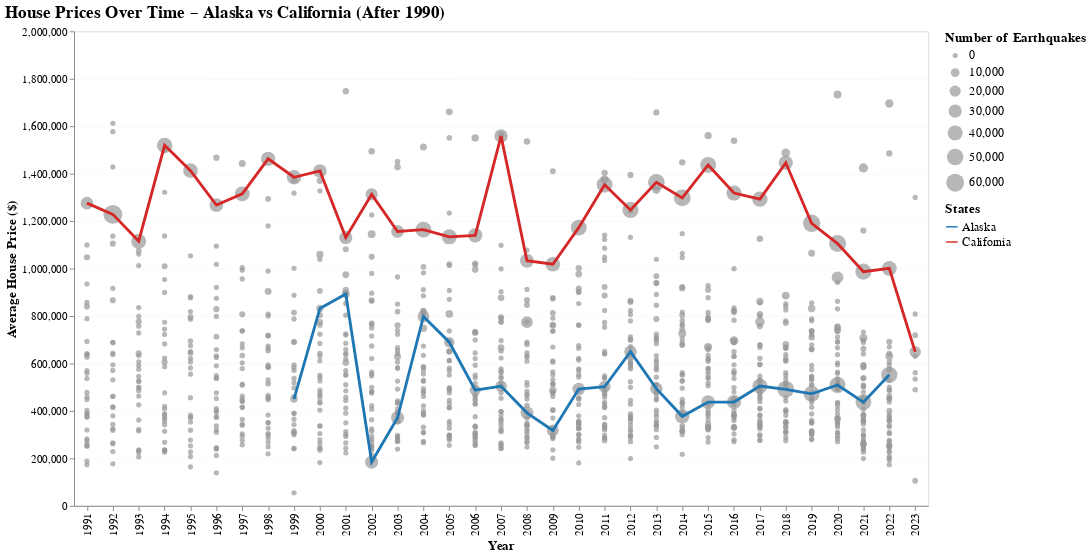

Source (notebook cell):
### Markdown cell above
# Evolution des prix selon High / Low n_earthquake

### Code cell
import altair as alt
import pandas as pd

# --- Filter data after 1990 ---
df_state_aggreg_filtered = df_state_aggreg[df_state_aggreg['year'] > 1990].copy()

# Y-axis domain
buffer = 1_000_000
ymin = df_state_aggreg_filtered['avg_price'].min()
ymax = df_state_aggreg_filtered['avg_price'].max() - buffer

# --- Clip scatter points within domain ---
df_state_aggreg_filtered = df_state_aggreg_filtered[
    (df_state_aggreg_filtered['avg_price'] >= ymin) &
    (df_state_aggreg_filtered['avg_price'] <= ymax)
].copy()

# --- Separate Alaska & California ---
df_alaska = df_state_aggreg_filtered[df_state_aggreg_filtered['state'] == 'Alaska']
df_california = df_state_aggreg_filtered[df_state_aggreg_filtered['state'] == 'California']

# --- Scatter with variable size ---
scatter = (
    alt.Chart(df_state_aggreg_filtered)
    .mark_circle(opacity=0.7)
    .encode(
        x=alt.X('year:O', title='Year'),
        y=alt.Y('avg_price:Q', title='Average House Price ($)',
                scale=alt.Scale(domain=[ymin, ymax])),
        size=alt.Size('n_earthquakes:Q', title='Number of Earthquakes',
                      scale=alt.Scale(range=[30, 400])),
        color=alt.value("#999999"),  # scatter = neutral grey
        tooltip=['state:N', 'year:O', 'n_earthquakes:Q', 'avg_price:Q']
    )
)

# --- Lines with legend ---
line_data = pd.concat([df_alaska, df_california])
line_data['line_label'] = line_data['state']  # used for the legend

line = (
    alt.Chart(line_data)
    .mark_line(size=3)
    .encode(
        x='year:O',
        y='avg_price:Q',
        color=alt.Color(
            'line_label:N',
            title='States',
            scale=alt.Scale(
                domain=['Alaska', 'California'],
                range=['#1f77b4', '#d62728']  # blue, red
            )
        ),
        tooltip=['state:N', 'year:O', 'avg_price:Q']
    )
)

# --- Combine ---
chart = (
    (scatter + line)
    .properties(
        width=900,
        height=500,
        title='House Prices Over Time – Alaska vs California (After 1990)'
    )
    .configure_axis(
        labelFontSize=12,
        titleFontSize=14,
        gridOpacity=0.2
    )
    .configure_legend(
        titleFontSize=14,
        labelFontSize=13,
        symbolSize=150
    )
    .configure_title(
        fontSize=18,
        anchor='start'
    )
)

chart

### Figure 1 — Vega specification as saved in the notebook (floating-point values rounded to 4 significant figures; data arrays with more than 128 entries replaced by an {"elided": "..."} marker saying what was removed)
{"$schema": "https://vega.github.io/schema/vega/v5.json", "data": [{"name": "source_1", "values": [{"state": "Alaska", "year": 1999, "n_earthquakes": 5850.0, "avg_magnitude": 2.049, "max_magnitude": 7.0, "avg_depth": 48.19, "n_properties": 4.0, "avg_price": 449900.0, "median_price": 389700.0, "avg_bedrooms": 3.75, "avg_bathrooms": 3.0, "fips": 2, "line_label": "Alaska", "__index_level_0__": 43}, {"state": "Alaska", "year": 2000, "n_earthquakes": 5085.0, "avg_magnitude": 2.145, "max_magnitude": 6.5, "avg_depth": 51.67, "n_properties": 2.0, "avg_price": 832000.0, "median_price": 832000.0, "avg_bedrooms": 4.0, "avg_bathrooms": 2.5, "fips": 2, "line_label": "Alaska", "__index_level_0__": 44}, {"state": "Alaska", "year": 2001, "n_earthquakes": 7609.0, "avg_magnitude": 2.018, "max_magnitude": 6.9, "avg_depth": 46.77, "n_properties": 3.0, "avg_price": 893000.0, "median_price": 650000.0, "avg_bedrooms": 5.0, "avg_bathrooms": 5.0, "fips": 2, "line_label": "Alaska", "__index_level_0__": 45}, {"state": "Alaska", "year": 2002, "n_earthquakes": 29940.0, "avg_magnitude": 1.718, "max_magnitude": 7.9, "avg_depth": 20.2, "n_properties": 2.0, "avg_price": 184500.0, "median_price": 184500.0, "avg_bedrooms": 2.5, "avg_bathrooms": 2.0, "fips": 2, "line_label": "Alaska", "__index_level_0__": 46}, {"state": "Alaska", "year": 2003, "n_earthquakes": 30100.0, "avg_magnitude": 1.622, "max_magnitude": 6.9, "avg_depth": 26.66, "n_properties": 3.0, "avg_price": 371000.0, "median_price": 319000.0, "avg_bedrooms": 3.667, "avg_bathrooms": 2.0, "fips": 2, "line_label": "Alaska", "__index_level_0__": 47}, {"state": "Alaska", "year": 2004, "n_earthquakes": 22900.0, "avg_magnitude": 1.641, "max_magnitude": 6.8, "avg_depth": 37.62, "n_properties": 11.0, "avg_price": 797900.0, "median_price": 648000.0, "avg_bedrooms": 4.636, "avg_bathrooms": 3.727, "fips": 2, "line_label": "Alaska", "__index_level_0__": 48}, {"state": "Alaska", "year": 2005, "n_earthquakes": 16890.0, "avg_magnitude": 1.838, "max_magnitude": 6.8, "avg_depth": 38.67, "n_properties": 7.0, "avg_price": 689600.0, "median_price": 579000.0, "avg_bedrooms": 5.571, "avg_bathrooms": 3.714, "fips": 2, "line_label": "Alaska", "__index_level_0__": 49}, {"state": "Alaska", "year": 2006, "n_earthquakes": 19370.0, "avg_magnitude": 1.932, "max_magnitude": 6.6, "avg_depth": 36.14, "n_properties": 10.0, "avg_price": 487500.0, "median_price": 506000.0, "avg_bedrooms": 4.4, "avg_bathrooms": 2.8, "fips": 2, "line_label": "Alaska", "__index_level_0__": 50}, {"state": "Alaska", "year": 2007, "n_earthquakes": 21540.0, "avg_magnitude": 1.816, "max_magnitude": 7.2, "avg_depth": 32.99, "n_properties": 9.0, "avg_price": 504100.0, "median_price": 499000.0, "avg_bedrooms": 4.444, "avg_bathrooms": 3.444, "fips": 2, "line_label": "Alaska", "__index_level_0__": 51}, {"state": "Alaska", "year": 2008, "n_earthquakes": 28580.0, "avg_magnitude": 1.683, "max_magnitude": 6.6, "avg_depth": 29.35, "n_properties": 8.0, "avg_price": 391800.0, "median_price": 400000.0, "avg_bedrooms": 3.875, "avg_bathrooms": 2.625, "fips": 2, "line_label": "Alaska", "__index_level_0__": 52}, {"state": "Alaska", "year": 2009, "n_earthquakes": 24040.0, "avg_magnitude": 1.602, "max_magnitude": 6.5, "avg_depth": 34.36, "n_properties": 6.0, "avg_price": 317600.0, "median_price": 300000.0, "avg_bedrooms": 2.667, "avg_bathrooms": 2.167, "fips": 2, "line_label": "Alaska", "__index_level_0__": 53}, {"state": "Alaska", "year": 2010, "n_earthquakes": 27080.0, "avg_magnitude": 1.844, "max_magnitude": 6.7, "avg_depth": 32.31, "n_properties": 9.0, "avg_price": 492300.0, "median_price": 452000.0, "avg_bedrooms": 4.0, "avg_bathrooms": 2.778, "fips": 2, "line_label": "Alaska", "__index_level_0__": 54}, {"state": "Alaska", "year": 2011, "n_earthquakes": 23910.0, "avg_magnitude": 1.661, "max_magnitude": 6.9, "avg_depth": 37.42, "n_properties": 7.0, "avg_price": 501900.0, "median_price": 439000.0, "avg_bedrooms": 3.286, "avg_bathrooms": 2.714, "fips": 2, "line_label": "Alaska", "__index_level_0__": 55}, {"state": "Alaska", "year": 2012, "n_earthquakes": 26530.0, "avg_magnitude": 1.585, "max_magnitude": 6.4, "avg_depth": 37.04, "n_properties": 12.0, "avg_price": 649600.0, "median_price": 397400.0, "avg_bedrooms": 3.333, "avg_bathrooms": 2.833, "fips": 2, "line_label": "Alaska", "__index_level_0__": 56}, {"state": "Alaska", "year": 2013, "n_earthquakes": 26310.0, "avg_magnitude": 1.63, "max_magnitude": 7.5, "avg_depth": 41.39, "n_properties": 12.0, "avg_price": 493900.0, "median_price": 468900.0, "avg_bedrooms": 3.75, "avg_bathrooms": 2.917, "fips": 2, "line_label": "Alaska", "__index_level_0__": 57}, {"state": "Alaska", "year": 2014, "n_earthquakes": 36490.0, "avg_magnitude": 1.473, "max_magnitude": 6.3, "avg_depth": 37.93, "n_properties": 15.0, "avg_price": 377100.0, "median_price": 350000.0, "avg_bedrooms": 3.533, "avg_bathrooms": 2.333, "fips": 2, "line_label": "Alaska", "__index_level_0__": 58}, {"state": "Alaska", "year": 2015, "n_earthquakes": 32970.0, "avg_magnitude": 1.569, "max_magnitude": 6.8, "avg_depth": 40.96, "n_properties": 24.0, "avg_price": 437300.0, "median_price": 372200.0, "avg_bedrooms": 3.333, "avg_bathrooms": 2.667, "fips": 2, "line_label": "Alaska", "__index_level_0__": 59}, {"state": "Alaska", "year": 2016, "n_earthquakes": 35990.0, "avg_magnitude": 1.544, "max_magnitude": 7.1, "avg_depth": 42.01, "n_properties": 22.0, "avg_price": 437400.0, "median_price": 431000.0, "avg_bedrooms": 3.682, "avg_bathrooms": 2.591, "fips": 2, "line_label": "Alaska", "__index_level_0__": 60}, {"state": "Alaska", "year": 2017, "n_earthquakes": 41160.0, "avg_magnitude": 1.561, "max_magnitude": 6.8, "avg_depth": 35.37, "n_properties": 17.0, "avg_price": 504900.0, "median_price": 435000.0, "avg_bedrooms": 3.647, "avg_bathrooms": 2.529, "fips": 2, "line_label": "Alaska", "__index_level_0__": 61}, {"state": "Alaska", "year": 2018, "n_earthquakes": 51840.0, "avg_magnitude": 1.598, "max_magnitude": 7.9, "avg_depth": 29.83, "n_properties": 36.0, "avg_price": 491200.0, "median_price": 463500.0, "avg_bedrooms": 3.778, "avg_bathrooms": 2.889, "fips": 2, "line_label": "Alaska", "__index_level_0__": 62}, {"state": "Alaska", "year": 2019, "n_earthquakes": 46790.0, "avg_magnitude": 1.378, "max_magnitude": 6.3, "avg_depth": 28.91, "n_properties": 32.0, "avg_price": 471900.0, "median_price": 437000.0, "avg_bedrooms": 3.531, "avg_bathrooms": 2.594, "fips": 2, "line_label": "Alaska", "__index_level_0__": 63}, {"state": "Alaska", "year": 2020, "n_earthquakes": 46480.0, "avg_magnitude": 1.384, "max_magnitude": 7.8, "avg_depth": 30.28, "n_properties": 21.0, "avg_price": 509100.0, "median_price": 460000.0, "avg_bedrooms": 3.381, "avg_bathrooms": 2.81, "fips": 2, "line_label": "Alaska", "__index_level_0__": 64}, {"state": "Alaska", "year": 2021, "n_earthquakes": 45000.0, "avg_magnitude": 1.421, "max_magnitude": 6.9, "avg_depth": 34.25, "n_properties": 16.0, "avg_price": 436800.0, "median_price": 412500.0, "avg_bedrooms": 3.125, "avg_bathrooms": 2.375, "fips": 2, "line_label": "Alaska", "__index_level_0__": 65}, {"state": "Alaska", "year": 2022, "n_earthquakes": 48680.0, "avg_magnitude": 1.42, "max_magnitude": 6.8, "avg_depth": 37.48, "n_properties": 3.0, "avg_price": 552200.0, "median_price": 539000.0, "avg_bedrooms": 3.333, "avg_bathrooms": 2.0, "fips": 2, "line_label": "Alaska", "__index_level_0__": 66}, {"state": "California", "year": 1991, "n_earthquakes": 26800.0, "avg_magnitude": 1.361, "max_magnitude": 6.0, "avg_depth": 5.022, "n_properties": 381.0, "avg_price": 1276000.0, "median_price": 749000.0, "avg_bedrooms": 3.501, "avg_bathrooms": 2.593, "fips": 6, "line_label": "California", "__index_level_0__": 138}, {"state": "California", "year": 1992, "n_earthquakes": 67850.0, "avg_magnitude": 1.702, "max_magnitude": 7.3, "avg_depth": 4.396, "n_properties": 389.0, "avg_price": 1228000.0, "median_price": 779000.0, "avg_bedrooms": 3.419, "avg_bathrooms": 2.632, "fips": 6, "line_label": "California", "__index_level_0__": 139}, {"state": "California", "year": 1993, "n_earthquakes": 40090.0, "avg_magnitude": 1.395, "max_magnitude": 6.1, "avg_depth": 4.609, "n_properties": 395.0, "avg_price": 1115000.0, "median_price": 785600.0, "avg_bedrooms": 3.397, "avg_bathrooms": 2.522, "fips": 6, "line_label": "California", "__index_level_0__": 140}, {"state": "California", "year": 1994, "n_earthquakes": 42900.0, "avg_magnitude": 1.455, "max_magnitude": 7.1, "avg_depth": 5.86, "n_properties": 531.0, "avg_price": 1519000.0, "median_price": 799000.0, "avg_bedrooms": 3.395, "avg_bathrooms": 2.605, "fips": 6, "line_label": "California", "__index_level_0__": 141}, {"state": "California", "year": 1995, "n_earthquakes": 38120.0, "avg_magnitude": 1.374, "max_magnitude": 6.6, "avg_depth": 5.397, "n_properties": 436.0, "avg_price": 1413000.0, "median_price": 795000.0, "avg_bedrooms": 3.539, "avg_bathrooms": 2.672, "fips": 6, "line_label": "California", "__index_level_0__": 142}, {"state": "California", "year": 1996, "n_earthquakes": 32900.0, "avg_magnitude": 1.408, "max_magnitude": 5.5, "avg_depth": 5.22, "n_properties": 551.0, "avg_price": 1267000.0, "median_price": 750000.0, "avg_bedrooms": 3.445, "avg_bathrooms": 2.561, "fips": 6, "line_label": "California", "__index_level_0__": 143}, {"state": "California", "year": 1997, "n_earthquakes": 39630.0, "avg_magnitude": 1.378, "max_magnitude": 5.6, "avg_depth": 4.744, "n_properties": 647.0, "avg_price": 1315000.0, "median_price": 830000.0, "avg_bedrooms": 3.419, "avg_bathrooms": 2.703, "fips": 6, "line_label": "California", "__index_level_0__": 144}, {"state": "California", "year": 1998, "n_earthquakes": 36510.0, "avg_magnitude": 1.434, "max_magnitude": 5.4, "avg_depth": 4.482, "n_properties": 759.0, "avg_price": 1463000.0, "median_price": 799000.0, "avg_bedrooms": 3.599, "avg_bathrooms": 2.706, "fips": 6, "line_label": "California", "__index_level_0__": 145}, {"state": "California", "year": 1999, "n_earthquakes": 37190.0, "avg_magnitude": 1.538, "max_magnitude": 5.77, "avg_depth": 4.329, "n_properties": 919.0, "avg_price": 1385000.0, "median_price": 810000.0, "avg_bedrooms": 3.505, "avg_bathrooms": 2.826, "fips": 6, "line_label": "California", "__index_level_0__": 146}, {"state": "California", "year": 2000, "n_earthquakes": 31980.0, "avg_magnitude": 1.466, "max_magnitude": 5.7, "avg_depth": 5.622, "n_properties": 909.0, "avg_price": 1412000.0, "median_price": 775000.0, "avg_bedrooms": 3.483, "avg_bathrooms": 2.758, "fips": 6, "line_label": "California", "__index_level_0__": 147}, {"state": "California", "year": 2001, "n_earthquakes": 29830.0, "avg_magnitude": 1.49, "max_magnitude": 5.3, "avg_depth": 5.668, "n_properties": 899.0, "avg_price": 1131000.0, "median_price": 760000.0, "avg_bedrooms": 3.502, "avg_bathrooms": 2.732, "fips": 6, "line_label": "California", "__index_level_0__": 148}, {"state": "California", "year": 2002, "n_earthquakes": 24680.0, "avg_magnitude": 1.373, "max_magnitude": 5.2, "avg_depth": 5.839, "n_properties": 1059.0, "avg_price": 1313000.0, "median_price": 799000.0, "avg_bedrooms": 3.547, "avg_bathrooms": 2.823, "fips": 6, "line_label": "California", "__index_level_0__": 149}, {"state": "California", "year": 2003, "n_earthquakes": 27580.0, "avg_magnitude": 1.421, "max_magnitude": 6.5, "avg_depth": 6.089, "n_properties": 1292.0, "avg_price": 1156000.0, "median_price": 750000.0, "avg_bedrooms": 3.524, "avg_bathrooms": 2.714, "fips": 6, "line_label": "California", "__index_level_0__": 150}, {"state": "California", "year": 2004, "n_earthquakes": 45420.0, "avg_magnitude": 1.281, "max_magnitude": 5.97, "avg_depth": 5.354, "n_properties": 1500.0, "avg_price": 1164000.0, "median_price": 714000.0, "avg_bedrooms": 3.562, "avg_bathrooms": 2.798, "fips": 6, "line_label": "California", "__index_level_0__": 151}, {"state": "California", "year": 2005, "n_earthquakes": 40560.0, "avg_magnitude": 1.148, "max_magnitude": 7.2, "avg_depth": 5.229, "n_properties": 1453.0, "avg_price": 1134000.0, "median_price": 699000.0, "avg_bedrooms": 3.589, "avg_bathrooms": 2.811, "fips": 6, "line_label": "California", "__index_level_0__": 152}, {"state": "California", "year": 2006, "n_earthquakes": 36260.0, "avg_magnitude": 1.114, "max_magnitude": 5.0, "avg_depth": 4.863, "n_properties": 1122.0, "avg_price": 1140000.0, "median_price": 699000.0, "avg_bedrooms": 3.503, "avg_bathrooms": 2.77, "fips": 6, "line_label": "California", "__index_level_0__": 153}, {"state": "California", "year": 2007, "n_earthquakes": 31250.0, "avg_magnitude": 1.143, "max_magnitude": 5.4, "avg_depth": 5.94, "n_properties": 949.0, "avg_price": 1558000.0, "median_price": 739000.0, "avg_bedrooms": 3.466, "avg_bathrooms": 2.81, "fips": 6, "line_label": "California", "__index_level_0__": 154}, {"state": "California", "year": 2008, "n_earthquakes": 33850.0, "avg_magnitude": 1.09, "max_magnitude": 5.9, "avg_depth": 5.542, "n_properties": 1146.0, "avg_price": 1033000.0, "median_price": 670500.0, "avg_bedrooms": 3.515, "avg_bathrooms": 2.698, "fips": 6, "line_label": "California", "__index_level_0__": 155}, {"state": "California", "year": 2009, "n_earthquakes": 37610.0, "avg_magnitude": 1.053, "max_magnitude": 5.19, "avg_depth": 5.462, "n_properties": 1244.0, "avg_price": 1018000.0, "median_price": 631000.0, "avg_bedrooms": 3.537, "avg_bathrooms": 2.65, "fips": 6, "line_label": "California", "__index_level_0__": 156}, {"state": "California", "year": 2010, "n_earthquakes": 44960.0, "avg_magnitude": 1.045, "max_magnitude": 6.5, "avg_depth": 5.239, "n_properties": 1244.0, "avg_price": 1172000.0, "median_price": 660000.0, "avg_bedrooms": 3.499, "avg_bathrooms": 2.74, "fips": 6, "line_label": "California", "__index_level_0__": 157}, {"state": "California", "year": 2011, "n_earthquakes": 45890.0, "avg_magnitude": 0.8962, "max_magnitude": 4.73, "avg_depth": 5.418, "n_properties": 1331.0, "avg_price": 1354000.0, "median_price": 695000.0, "avg_bedrooms": 3.477, "avg_bathrooms": 2.794, "fips": 6, "line_label": "California", "__index_level_0__": 158}, {"state": "California", "year": 2012, "n_earthquakes": 47880.0, "avg_magnitude": 0.9076, "max_magnitude": 6.3, "avg_depth": 5.033, "n_properties": 1470.0, "avg_price": 1247000.0, "median_price": 729400.0, "avg_bedrooms": 3.412, "avg_bathrooms": 2.717, "fips": 6, "line_label": "California", "__index_level_0__": 159}, {"state": "California", "year": 2013, "n_earthquakes": 51140.0, "avg_magnitude": 0.8954, "max_magnitude": 5.69, "avg_depth": 5.302, "n_properties": 1830.0, "avg_price": 1364000.0, "median_price": 750000.0, "avg_bedrooms": 3.505, "avg_bathrooms": 2.792, "fips": 6, "line_label": "California", "__index_level_0__": 160}, {"state": "California", "year": 2014, "n_earthquakes": 52930.0, "avg_magnitude": 0.9232, "max_magnitude": 6.8, "avg_depth": 4.924, "n_properties": 1905.0, "avg_price": 1298000.0, "median_price": 759800.0, "avg_bedrooms": 3.538, "avg_bathrooms": 2.854, "fips": 6, "line_label": "California", "__index_level_0__": 161}, {"state": "California", "year": 2015, "n_earthquakes": 46150.0, "avg_magnitude": 0.966, "max_magnitude": 5.72, "avg_depth": 5.768, "n_properties": 2420.0, "avg_price": 1437000.0, "median_price": 761200.0, "avg_bedrooms": 3.501, "avg_bathrooms": 2.879, "fips": 6, "line_label": "California", "__index_level_0__": 162}, {"state": "California", "year": 2016, "n_earthquakes": 41280.0, "avg_magnitude": 0.9512, "max_magnitude": 6.6, "avg_depth": 5.811, "n_properties": 2659.0, "avg_price": 1318000.0, "median_price": 745000.0, "avg_bedrooms": 3.498, "avg_bathrooms": 2.829, "fips": 6, "line_label": "California", "__index_level_0__": 163}, {"state": "California", "year": 2017, "n_earthquakes": 42840.0, "avg_magnitude": 0.9516, "max_magnitude": 5.7, "avg_depth": 5.27, "n_properties": 3111.0, "avg_price": 1293000.0, "median_price": 729000.0, "avg_bedrooms": 3.565, "avg_bathrooms": 2.86, "fips": 6, "line_label": "California", "__index_level_0__": 164}, {"state": "California", "year": 2018, "n_earthquakes": 35700.0, "avg_magnitude": 0.9173, "max_magnitude": 5.8, "avg_depth": 5.671, "n_properties": 3138.0, "avg_price": 1446000.0, "median_price": 715000.0, "avg_bedrooms": 3.505, "avg_bathrooms": 2.837, "fips": 6, "line_label": "California", "__index_level_0__": 165}, {"state": "California", "year": 2019, "n_earthquakes": 55980.0, "avg_magnitude": 0.9967, "max_magnitude": 5.58, "avg_depth": 5.581, "n_properties": 3252.0, "avg_price": 1191000.0, "median_price": 699000.0, "avg_bedrooms": 3.549, "avg_bathrooms": 2.845, "fips": 6, "line_label": "California", "__index_level_0__": 166}, {"state": "California", "year": 2020, "n_earthquakes": 53430.0, "avg_magnitude": 0.9698, "max_magnitude": 5.77, "avg_depth": 6.129, "n_properties": 2783.0, "avg_price": 1106000.0, "median_price": 689000.0, "avg_bedrooms": 3.539, "avg_bathrooms": 2.8, "fips": 6, "line_label": "California", "__index_level_0__": 167}, {"state": "California", "year": 2021, "n_earthquakes": 47770.0, "avg_magnitude": 1.05, "max_magnitude": 6.2, "avg_depth": 5.84, "n_properties": 32600.0, "avg_price": 987100.0, "median_price": 699000.0, "avg_bedrooms": 3.289, "avg_bathrooms": 2.489, "fips": 6, "line_label": "California", "__index_level_0__": 168}, {"state": "California", "year": 2022, "n_earthquakes": 39540.0, "avg_magnitude": 0.9984, "max_magnitude": 6.4, "avg_depth": 5.998, "n_properties": 78640.0, "avg_price": 1001000.0, "median_price": 725000.0, "avg_bedrooms": 3.255, "avg_bathrooms": 2.482, "fips": 6, "line_label": "California", "__index_level_0__": 169}, {"state": "California", "year": 2023, "n_earthquakes": 21380.0, "avg_magnitude": 1.041, "max_magnitude": 5.58, "avg_depth": 5.642, "n_properties": 2.0, "avg_price": 648900.0, "median_price": 648900.0, "avg_bedrooms": 4.0, "avg_bathrooms": 3.0, "fips": 6, "line_label": "California", "__index_level_0__": 170}]}, {"name": "source_0", "values": {"elided": "1172 records"}}, {"name": "source_0_x_domain_year_0", "values": [{"year": 1991}, {"year": 1992}, {"year": 1993}, {"year": 1994}, {"year": 1995}, {"year": 1996}, {"year": 1997}, {"year": 1998}, {"year": 1999}, {"year": 2000}, {"year": 2001}, {"year": 2002}, {"year": 2003}, {"year": 2004}, {"year": 2005}, {"year": 2006}, {"year": 2007}, {"year": 2008}, {"year": 2009}, {"year": 2010}, {"year": 2011}, {"year": 2012}, {"year": 2013}, {"year": 2014}, {"year": 2015}, {"year": 2016}, {"year": 2017}, {"year": 2018}, {"year": 2019}, {"year": 2020}, {"year": 2021}, {"year": 2022}, {"year": 2023}]}, {"name": "source_1_x_domain_year_1", "values": [{"year": 1999}, {"year": 2000}, {"year": 2001}, {"year": 2002}, {"year": 2003}, {"year": 2004}, {"year": 2005}, {"year": 2006}, {"year": 2007}, {"year": 2008}, {"year": 2009}, {"year": 2010}, {"year": 2011}, {"year": 2012}, {"year": 2013}, {"year": 2014}, {"year": 2015}, {"year": 2016}, {"year": 2017}, {"year": 2018}, {"year": 2019}, {"year": 2020}, {"year": 2021}, {"year": 2022}, {"year": 1991}, {"year": 1992}, {"year": 1993}, {"year": 1994}, {"year": 1995}, {"year": 1996}, {"year": 1997}, {"year": 1998}, {"year": 2023}]}, {"name": "source_0_size_domain_n_earthquakes", "values": [{"min": 1.0, "max": 67850.0}]}], "marks": [{"type": "symbol", "name": "layer_0_marks", "from": {"data": "source_0"}, "encode": {"update": {"tooltip": {"signal": "{\"state\": isValid(datum[\"state\"]) ? datum[\"state\"] : \"\"+datum[\"state\"], \"year\": isValid(datum[\"year\"]) ? datum[\"year\"] : \"\"+datum[\"year\"], \"n_earthquakes\": format(datum[\"n_earthquakes\"], \"\"), \"avg_price\": format(datum[\"avg_price\"], \"\")}"}, "y": {"field": "avg_price", "scale": "y"}, "size": {"field": "n_earthquakes", "scale": "size"}, "shape": {"value": "circle"}, "opacity": {"value": 0.7}, "fill": {"value": "#999999"}, "x": {"field": "year", "scale": "x"}}}, "style": ["circle"]}, {"type": "group", "name": "layer_1_pathgroup", "from": {"facet": {"data": "source_1", "name": "faceted_path_layer_1_main", "groupby": ["line_label"]}}, "encode": {"update": {"height": {"field": {"signal": null, "datum": null, "group": "height", "parent": null}}, "width": {"field": {"signal": null, "datum": null, "group": "width", "parent": null}}}}, "marks": [{"type": "line", "name": "layer_1_marks", "from": {"data": "faceted_path_layer_1_main"}, "sort": {"field": "x"}, "encode": {"update": {"tooltip": {"signal": "{\"state\": isValid(datum[\"state\"]) ? datum[\"state\"] : \"\"+datum[\"state\"], \"year\": isValid(datum[\"year\"]) ? datum[\"year\"] : \"\"+datum[\"year\"], \"avg_price\": format(datum[\"avg_price\"], \"\")}"}, "x": {"field": "year", "scale": "x"}, "y": {"field": "avg_price", "scale": "y"}, "defined": {"signal": "isValid(datum[\"avg_price\"]) && isFinite(+datum[\"avg_price\"])"}, "stroke": {"field": "line_label", "scale": "color"}, "strokeWidth": {"value": 3}}}, "style": ["line"]}]}], "scales": [{"name": "x", "type": "point", "domain": {"fields": [{"data": "source_0_x_domain_year_0", "field": "year"}, {"data": "source_1_x_domain_year_1", "field": "year"}], "sort": true}, "range": [0, {"signal": "width"}], "padding": 0.5}, {"name": "y", "type": "linear", "domain": [19900, 1917225], "range": [{"signal": "height"}, 0], "nice": true, "zero": false}, {"name": "size", "type": "linear", "domain": [{"signal": "(data(\"source_0_size_domain_n_earthquakes\")[0] || {}).min"}, {"signal": "(data(\"source_0_size_domain_n_earthquakes\")[0] || {}).max"}], "range": [30, 400], "zero": true}, {"name": "color", "type": "ordinal", "domain": ["Alaska", "California"], "range": ["#1f77b4", "#d62728"]}], "axes": [{"scale": "y", "labels": false, "minExtent": 0, "gridScale": "x", "tickCount": {"signal": "ceil(height/40)"}, "zindex": 0, "domain": false, "maxExtent": 0, "orient": "left", "ticks": false, "grid": true, "aria": false}, {"scale": "x", "orient": "bottom", "title": "Year", "labelAlign": "right", "labelBaseline": "middle", "grid": false, "labelAngle": 270, "zindex": 0}, {"scale": "y", "grid": false, "orient": "left", "labelOverlap": true, "zindex": 0, "tickCount": {"signal": "ceil(height/40)"}, "title": "Average House Price ($)"}], "title": {"text": "House Prices Over Time – Alaska vs California (After 1990)", "anchor": "start"}, "legends": [{"title": "Number of Earthquakes", "size": "size", "symbolType": "circle", "encode": {"symbols": {"update": {"fill": {"value": "#999999"}, "opacity": {"value": 0.7}, "stroke": {"value": "transparent"}}}}}, {"title": "States", "stroke": "color", "symbolType": "stroke"}], "background": "white", "config": {"axis": {"gridOpacity": 0.2, "labelFontSize": 12, "titleFontSize": 14}, "legend": {"labelFontSize": 13, "symbolSize": 150, "titleFontSize": 14}, "style": {"group-title": {"fontSize": 18}}}, "width": 900, "style": "cell", "padding": 5, "height": 500}
